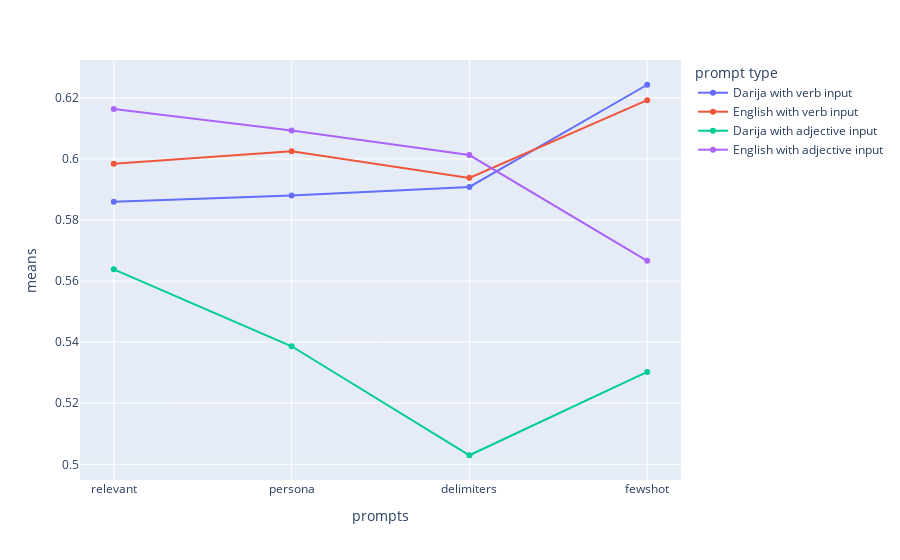

The cell this chart's notebook holds for it:
### Code cell
averages = pd.DataFrame()
eng_averages = pd.DataFrame()


averages['means'] = [vp1, vp2, vp3, vp5, vep1, vep2, vep3, vep5, ap1, ap2, ap3, ap5, aep1, aep2, aep3, aep5]
averages['prompts'] = ['relevant', 'persona', 'delimiters', 'fewshot', 'relevant', 'persona', 'delimiters', 'fewshot',
                       'relevant', 'persona', 'delimiters', 'fewshot', 'relevant', 'persona', 'delimiters', 'fewshot'
                       ]
averages['prompt type'] = ['Darija with verb input', 'Darija with verb input', 'Darija with verb input', 'Darija with verb input', 
                           'English with verb input', 'English with verb input', 'English with verb input', 'English with verb input',
                           'Darija with adjective input', 'Darija with adjective input', 'Darija with adjective input', 'Darija with adjective input',
                             'English with adjective input', 'English with adjective input', 'English with adjective input', 'English with adjective input'
                           ]
print(averages)

fig = px.line(averages, x="prompts", y="means",  markers=True, color ='prompt type')

fig.show()

### Figure 1 — Plotly figure (JSON) as saved in the notebook; plotly's stock layout.template omitted (floating-point values rounded to 4 significant figures)
{"data": [{"hovertemplate": "prompt type=Darija with verb input<br>prompts=%{x}<br>means=%{y}<extra></extra>", "legendgroup": "Darija with verb input", "line": {"color": "#636efa", "dash": "solid"}, "marker": {"symbol": "circle"}, "mode": "lines+markers", "name": "Darija with verb input", "orientation": "v", "showlegend": true, "type": "scatter", "x": ["relevant", "persona", "delimiters", "fewshot"], "xaxis": "x", "y": [0.586, 0.588, 0.5908, 0.6243], "yaxis": "y"}, {"hovertemplate": "prompt type=English with verb input<br>prompts=%{x}<br>means=%{y}<extra></extra>", "legendgroup": "English with verb input", "line": {"color": "#EF553B", "dash": "solid"}, "marker": {"symbol": "circle"}, "mode": "lines+markers", "name": "English with verb input", "orientation": "v", "showlegend": true, "type": "scatter", "x": ["relevant", "persona", "delimiters", "fewshot"], "xaxis": "x", "y": [0.5984, 0.6025, 0.5938, 0.6192], "yaxis": "y"}, {"hovertemplate": "prompt type=Darija with adjective input<br>prompts=%{x}<br>means=%{y}<extra></extra>", "legendgroup": "Darija with adjective input", "line": {"color": "#00cc96", "dash": "solid"}, "marker": {"symbol": "circle"}, "mode": "lines+markers", "name": "Darija with adjective input", "orientation": "v", "showlegend": true, "type": "scatter", "x": ["relevant", "persona", "delimiters", "fewshot"], "xaxis": "x", "y": [0.5638, 0.5386, 0.503, 0.5303], "yaxis": "y"}, {"hovertemplate": "prompt type=English with adjective input<br>prompts=%{x}<br>means=%{y}<extra></extra>", "legendgroup": "English with adjective input", "line": {"color": "#ab63fa", "dash": "solid"}, "marker": {"symbol": "circle"}, "mode": "lines+markers", "name": "English with adjective input", "orientation": "v", "showlegend": true, "type": "scatter", "x": ["relevant", "persona", "delimiters", "fewshot"], "xaxis": "x", "y": [0.6163, 0.6093, 0.6013, 0.5666], "yaxis": "y"}], "layout": {"legend": {"title": {"text": "prompt type"}, "tracegroupgap": 0}, "margin": {"t": 60}, "xaxis": {"anchor": "y", "domain": [0, 1], "title": {"text": "prompts"}}, "yaxis": {"anchor": "x", "domain": [0, 1], "title": {"text": "means"}}}}
